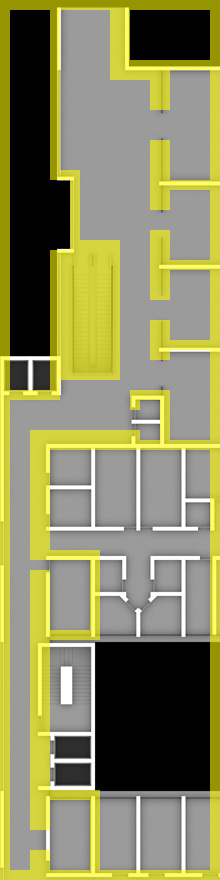

This is a level from a 2D game, rendered from its Tiled map with the project's own tilesets. A one-line summary and the map file follow, with tile-layer data summarised:
An orthogonal 22x88 tile map with 10x10 px tiles, 2 tile layers (floor, wall), 2 tilesets and 18 objects (12x waypoint, 6x icon).

<map version="1.0" orientation="orthogonal" width="22" height="88" tilewidth="10" tileheight="10">
 <properties>
  <property name="mapName" value="B-03Pv.png" />
  <property name="posX" value="23" />
  <property name="posY" value="24" />
 </properties>
 <tileset firstgid="1" name="tiles" tilewidth="10" tileheight="10">
  <image source="tiles.png" width="128" height="128" />
  <tile id="52">
   <properties>
    <property name="wall" value="1" />
   </properties>
  </tile>
 </tileset>
 <tileset firstgid="145" name="B-03Pv" tilewidth="10" tileheight="10">
  <image source="B-03Pv.png" width="1098" height="1181" />
 </tileset>
 <layer name="floor" width="22" height="88">
  <data>[1936 cells, 1936 non-empty, 1936 distinct tile ids]</data>
 </layer>
 <layer name="wall" width="22" height="88">
  <data>[1936 cells, 568 non-empty, 1 distinct tile ids]</data>
 </layer>
 <objectgroup name="waypoint" width="22" height="88">
  <object name="waypoint" type="waypoint" x="180" y="110" width="20" height="20">
   <properties>
    <property name="id" value="59" />
   </properties>
  </object>
  <object name="waypoint" type="waypoint" x="180" y="210" width="20" height="20">
   <properties>
    <property name="id" value="60" />
   </properties>
  </object>
  <object name="waypoint" type="waypoint" x="180" y="300" width="20" height="20">
   <properties>
    <property name="id" value="61" />
   </properties>
  </object>
  <object name="waypoint" type="waypoint" x="180" y="370" width="20" height="20">
   <properties>
    <property name="id" value="62" />
   </properties>
  </object>
  <object name="waypoint" type="waypoint" x="140" y="410" width="20" height="20">
   <properties>
    <property name="id" value="2034" />
   </properties>
  </object>
  <object name="waypoint" type="waypoint" x="60" y="570" width="20" height="20">
   <properties>
    <property name="id" value="2035" />
   </properties>
  </object>
  <object name="waypoint" type="waypoint" x="60" y="830" width="20" height="20">
   <properties>
    <property name="id" value="2036" />
   </properties>
  </object>
  <object name="waypoint" type="waypoint" x="10" y="750" width="20" height="20">
   <properties>
    <property name="id" value="1003" />
   </properties>
  </object>
  <object name="waypoint" type="waypoint" x="10" y="480" width="20" height="20">
   <properties>
    <property name="id" value="54" />
   </properties>
  </object>
  <object name="waypoint" type="waypoint" x="80" y="10" width="20" height="20">
   <properties>
    <property name="id" value="101" />
   </properties>
  </object>
  <object name="waypoint" type="waypoint" x="80" y="298" width="20" height="20">
   <properties>
    <property name="id" value="1009" />
   </properties>
  </object>
  <object name="waypoint" type="waypoint" x="79" y="258" width="20" height="20">
   <properties>
    <property name="id" value="1008" />
   </properties>
  </object>
 </objectgroup>
 <objectgroup name="icon" width="22" height="88">
  <object name="banheiro" type="icon" x="50" y="820" width="40" height="40">
   <properties>
    <property name="id" value="14" />
   </properties>
  </object>
  <object name="escada rolante" type="icon" x="108" y="261" width="40" height="40">
   <properties>
    <property name="id" value="7" />
   </properties>
  </object>
  <object name="elevador" type="icon" x="40" y="742" width="40" height="40">
   <properties>
    <property name="id" value="2" />
   </properties>
  </object>
  <object name="banheiro" type="icon" x="50" y="570" width="40" height="40">
   <properties>
    <property name="id" value="14" />
   </properties>
  </object>
  <object name="presentes" type="icon" x="168" y="100" width="40" height="40">
   <properties>
    <property name="id" value="22" />
   </properties>
  </object>
  <object name="banheiro" type="icon" x="130" y="400" width="40" height="40">
   <properties>
    <property name="id" value="14" />
   </properties>
  </object>
 </objectgroup>
</map>
